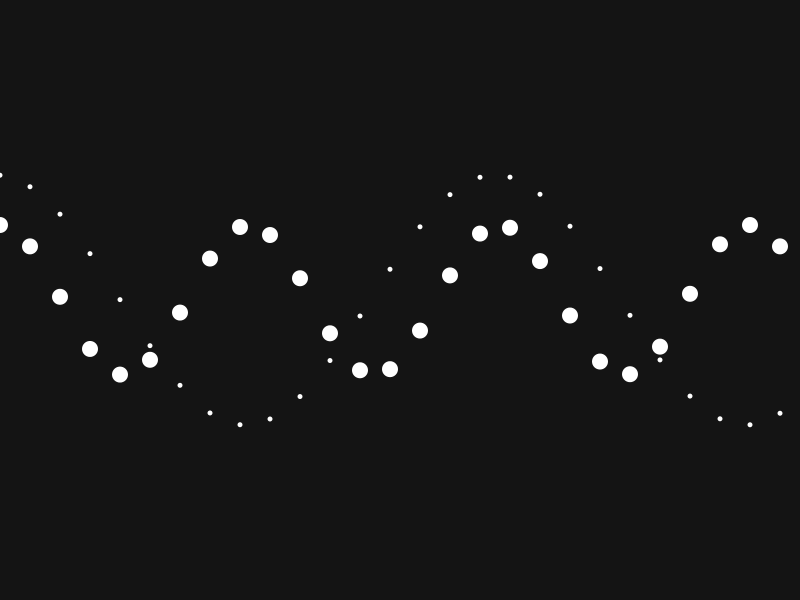
Frame 1 (no input)
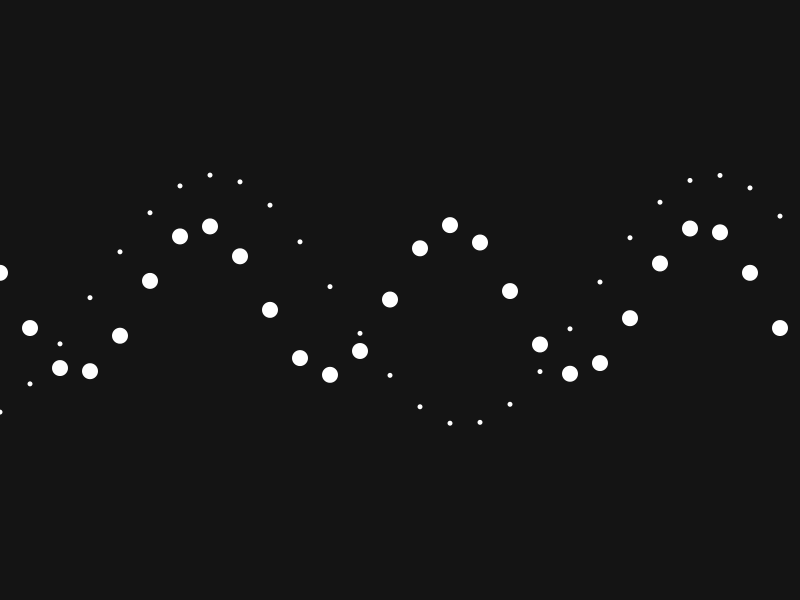
Frame 60 (the mouse pressed at the canvas centre just before this capture)
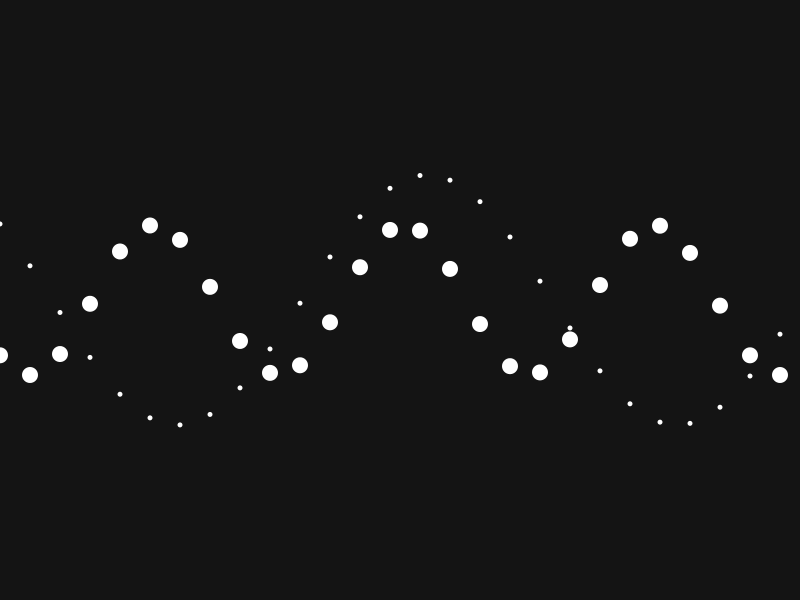
Frame 120 (the mouse held since frame 60 and released just before this capture)

The Processing sketch that drew these frames (run headless with seeded random() and noise(); from frame 60 on, the mouse is pressed at the canvas centre):

// Processing sketch: wavvy
// ── wavvy.pde
Wave wave1; 
Wave wave2;

void setup() {
  size(800, 600);
  background(20);
  wave1 = new Wave(250, 75, 0.02, 16);
  wave2 = new Wave(500, 125, 0.06, 5);
}




void draw(){
  background(20);
  wave1.calcWave();
  wave1.renderWave();
  wave2.calcWave();
  wave2.renderWave();
}

// ── Wave.pde
class Wave {
  int xspacing = 30;   // How far apart should each horizontal location be spaced
  int w;              // Width of entire wave

  float theta = 0.0;  // Start angle at 0
  float amplitude = 75.0;  // Height of wave
  float period = 500.0;  // How many pixels before the wave repeats
  float angularVelocity = 0.02; 
  float dx;  // Value for incrementing X, a function of period and xspacing
  float[] yvalues;  // Using an array to store height values for the wave
  float r = 16;

  
  Wave(float _period, float _amplitude,  float _angularVelocity, float _r) {
    period = _period;
    amplitude = _amplitude;
    angularVelocity = _angularVelocity;
    r = _r;
    
    w = width+16;
    dx = (TWO_PI / period) * xspacing;
    yvalues = new float[w/xspacing];
  }
  
  Wave() {    
    w = width+16;
    dx = (TWO_PI / period) * xspacing;
    yvalues = new float[w/xspacing];
  }
  
  void calcWave() {
    // Increment theta (try different values for 'angular velocity' here
    theta += angularVelocity;
  
    // For every x value, calculate a y value with sine function
    float x = theta;
    for (int i = 0; i < yvalues.length; i++) {
      yvalues[i] = cos(x)* -1 * amplitude;
      x+=dx;
    }
  }

  void renderWave() {
    
    // A simple way to draw the wave with an ellipse at each location
    for (int x = 0; x < yvalues.length; x++) {
      drawElement(0, x*xspacing, height/2+yvalues[x], r, r);
    }
  }
  
  void drawElement(int _type, float x1, float y1, float x2, float y2) {
    switch(_type) {
      case 0: 
      default:
        // White Circles
        noStroke();
        fill(255); 
        ellipse(x1, y1, x2, y2);
        break;
    }
 
  }
  

}
